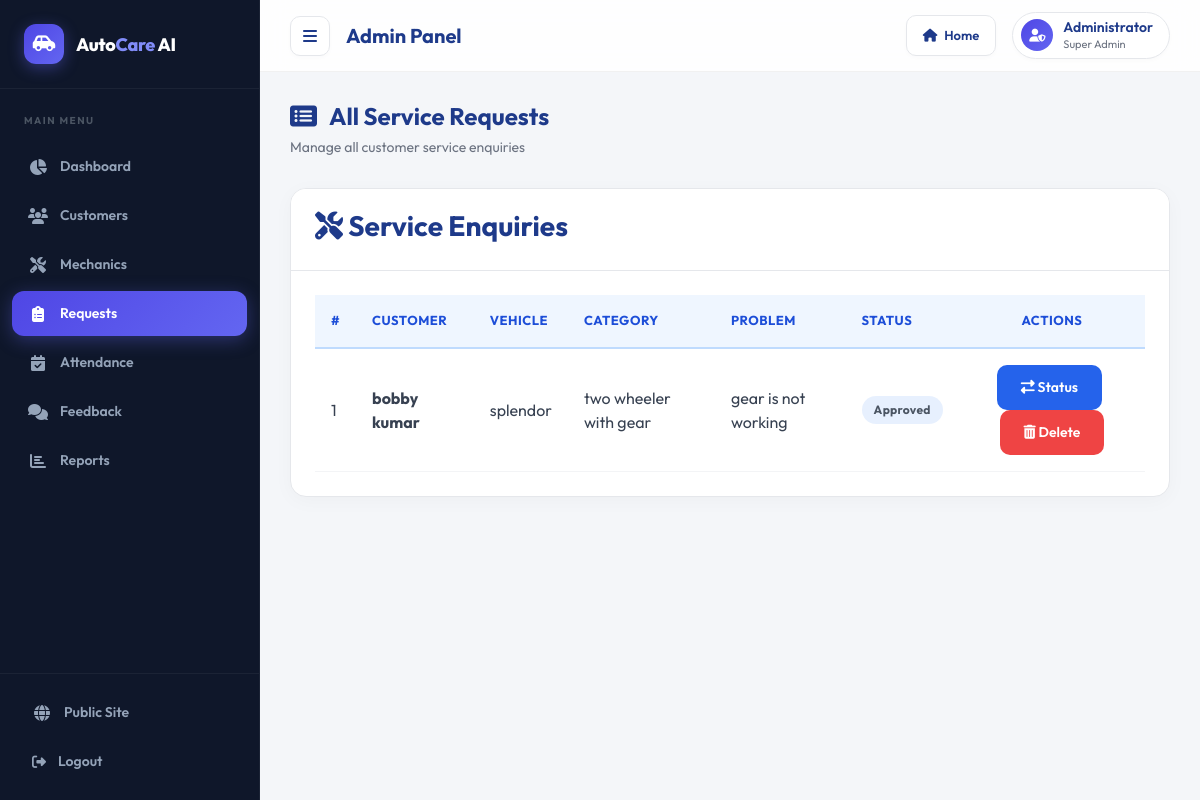
The page /admin-view-request (signed in) on the database its author committed.
### vehicle/models.py (models this page shows, shortened)
class Customer(models.Model):
    user=models.OneToOneField(User,on_delete=models.CASCADE)
    profile_pic= models.ImageField(upload_to='profile_pic/CustomerProfilePic/',null=True,blank=True)
    address = models.CharField(max_length=40)
    mobile = models.CharField(max_length=20,null=False)
    @property
    def get_name(self):
        return self.user.first_name+" "+self.user.last_name

class Request(models.Model):
    cat=(('two wheeler with gear','two wheeler with gear'),('two wheeler without gear','two wheeler without gear'),('three wheeler','three wheeler'),('four wheeler','four wheeler'))
    category=models.CharField(max_length=50,choices=cat)
    vehicle_no=models.PositiveIntegerField(null=False)
    vehicle_name = models.CharField(max_length=40,null=False)
    vehicle_model = models.CharField(max_length=40,null=False)
    vehicle_brand = models.CharField(max_length=40,null=False)
    problem_description = models.CharField(max_length=500,null=False)
    date=models.DateField(auto_now=True)
    cost=models.PositiveIntegerField(null=True)
    customer=models.ForeignKey('Customer', on_delete=models.CASCADE,null=True)
    mechanic=models.ForeignKey('Mechanic',on_delete=models.CASCADE,null=True)
    stat=(('Pending','Pending'),('Approved','Approved'),('Repairing','Repairing'),('Repairing Done','Repairing Done'),('Released','Released'))
    status=models.CharField(max_length=50,choices=stat,default='Pending',null=True)

### vehicle/views.py (the view)
# urls.py: path('admin-view-request',views.admin_view_request_view,name='admin-view-request'),
@login_required(login_url='adminlogin')
def admin_view_request_view(request):
    enquiry=models.Request.objects.all().order_by('-id')
    customers=[]
    for enq in enquiry:
        customer=models.Customer.objects.get(id=enq.customer_id)
        customers.append(customer)
    return render(request,'vehicle/admin_view_request.html',{'data':zip(customers,enquiry)})

### templates/vehicle/admin_view_request.html (shortened to what this page needs)
{% extends 'vehicle/adminbase.html' %}
{% block content %}
<div class="wrapper">
  <div class="page-header" style="margin-bottom: 30px;">
    <h2 style="font-size: 24px; font-weight: 700; display: flex; align-items: center; gap: 12px; margin-bottom: 6px;">
      <i class="fas fa-list-alt" style="color: var(--primary-color);"></i> All Service Requests
    </h2>
    <p style="color: var(--text-muted); font-size: 14px;">Manage all customer service enquiries</p>
  </div>
  <div class="row">
    <div class="col-12 col-m-12 col-sm-12">
      <div class="card">
        <div class="card-header">
          <h3><i class="fas fa-tools"></i> Service Enquiries</h3>
        </div>
        <div class="card-content">
          <table>
            <thead>
              <tr>
                <th>#</th>
                <th>Customer</th>
                <th>Vehicle</th>
                <th>Category</th>
                <th>Problem</th>
                <th>Status</th>
                <th style="text-align: center;">Actions</th>
              </tr>
            </thead>
            <tbody>
              {% for c,r in data %}
              <tr>
                <td>{{ forloop.counter }}</td>
                <td><strong>{{ c.get_name }}</strong></td>
                <td>{{ r.vehicle_name }}</td>
                <td>{{ r.category }}</td>
                <td>{{ r.problem_description }}</td>
                <td>
                  {% if r.status == "Pending" %}
                    <span class="status-badge status-pending">{{ r.status }}</span>
                  {% elif r.status == "Approved" %}
                    <span class="status-badge status-approved">{{ r.status }}</span>
                  {% elif r.status == "Repairing" %}
                    <span class="status-badge status-repairing">{{ r.status }}</span>
                  {% elif r.status == "Repairing Done" %}
                    <span class="status-badge status-done">{{ r.status }}</span>
                  {% else %}
                    <span class="status-badge status-released">{{ r.status }}</span>
                  {% endif %}
                </td>
                <td style="text-align: center;">
                  <a class="btn btn-primary" href="{% url 'change-status' r.id %}" style="padding: 6px 12px; font-size: 13px; margin-right: 5px;">
                    <i class="fas fa-exchange-alt"></i> Status
                  </a>
                  <a class="btn btn-danger" href="{% url 'admin-delete-request' r.id %}" style="padding: 6px 12px; font-size: 13px;" onclick="return confirm('Delete this request?')">
                    <i class="fas fa-trash-alt"></i> Delete
                  </a>
                </td>
              </tr>
              {% endfor %}
            </tbody>
          </table>
        </div>
      </div>
    </div>
  </div>
</div>
{% endblock content %}

### static/css/dashboard_theme.css (style rules this page uses)
.main-wrapper h1, .main-wrapper h2, .main-wrapper h3, .main-wrapper h4, .main-wrapper h5, .main-wrapper h6 { color: #1e3a8a; font-weight: 700; }
.main-wrapper p, .main-wrapper span { color: #4b5563; }
.main-wrapper .card { background: #ffffff !important; border: 1px solid #e5e7eb !important; border-radius: 16px !important; box-shadow: 0 4px 20px rgba(0, 0, 0, 0.03) !important; margin-bottom: 30px; overflow: hidden; transition: transform 0.25s ease, box-shadow 0.25s ease; }
.main-wrapper .card-header { background: #ffffff !important; border-bottom: 1px solid #e5e7eb !important; color: #1e3a8a !important; font-weight: 700 !important; padding: 20px 24px !important; }
.main-wrapper .card-body, .main-wrapper .card-content { padding: 24px !important; }
.main-wrapper .table, .main-wrapper table { width: 100%; border-collapse: collapse; color: #374151 !important; margin-bottom: 0 !important; background: #ffffff; }
.main-wrapper .table thead th, .main-wrapper table th { background: #eff6ff !important; border-bottom: 2px solid #bfdbfe !important; border-top: none !important; color: #1d4ed8 !important; font-weight: 700; text-transform: uppercase; font-size: 13px; letter-spacing: 0.5px; padding: 16px !important; text-align: left; }
.main-wrapper .table td, .main-wrapper table td { border-top: 1px solid #f3f4f6 !important; border-bottom: 1px solid #f3f4f6 !important; padding: 16px !important; vertical-align: middle !important; color: #374151 !important; }
.main-wrapper .btn, .main-wrapper input[type=submit] { border-radius: 10px !important; font-weight: 600 !important; font-size: 14px !important; padding: 12px 24px !important; transition: all 0.25s ease !important; border: none !important; cursor: pointer; text-decoration: none; }
.main-wrapper .btn-primary { background: #2563eb !important; color: #fff !important; }
.main-wrapper .btn-danger { background: #ef4444 !important; color: #fff !important; }
.status-badge { padding: 5px 12px; border-radius: 50px; font-size: 12px; font-weight: 700; display: inline-block; text-align: center; text-transform: capitalize; letter-spacing: 0.3px; }
.status-approved { background: rgba(59,130,246,0.12); color: #2563eb; }

### templates/vehicle/adminbase.html (style rules this page uses)
*, *::before, *::after { box-sizing: border-box; margin: 0; padding: 0; }
:root { --bg: #f4f6f9; --sidebar-bg: #0f172a; --sidebar-width: 260px; --nav-height: 72px; --primary: #4f46e5; --primary-light: #818cf8; --accent: #6366f1; --text: #1f2937; --text-muted: #6b7280; --border: rgba(0, 0, 0, 0.05); --sidebar-border: rgba(255, 255, 255, 0.05); --card: #ffffff; --gradient: linear-gradient(135deg, #4f46e5, #6366f1); }
body { font-family: 'Outfit', sans-serif; background: var(--bg); color: var(--text); display: flex; min-height: 100vh; overflow-x: hidden; }

### rows shown on the page
Customer: get_name "bobby kumar", vehicle_name "splendor", category "two wheeler with gear", problem_description "gear is not working", status "Approved"
